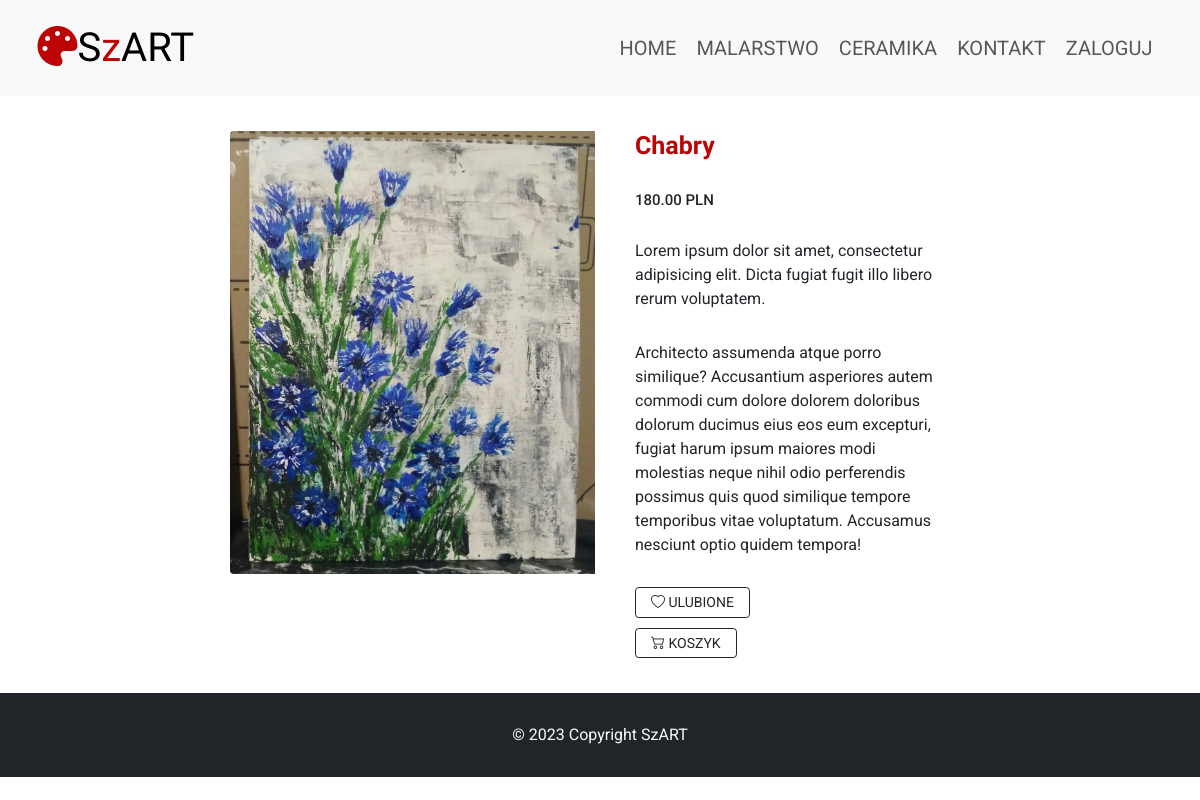
Screenshot of /item/4 with the database file from the repository.
### szartapp/models.py (models this page shows, shortened)
class Product(models.Model):
    TYPE = {
        (0, 'Malarstwo'),
        (1, 'Ceramika'),
    }
    SOLD = {
        (0, 'Kup'),
        (1, 'Zapytaj o podobne')
    }
    title = models.CharField(max_length=64, blank=False, unique=True)
    year = models.PositiveSmallIntegerField(null=True, blank=True)
    short_desc = models.CharField(max_length=128, blank=False, default='')
    description = models.TextField(default="")
    image = models.ImageField(upload_to="images", null=False, blank=False, default='')
    type = models.PositiveSmallIntegerField(default=0, choices=TYPE)
    price = models.DecimalField(max_digits=7, decimal_places=2)
    created = models.DateTimeField(auto_now_add=True)
    sold = models.PositiveSmallIntegerField(default=0, choices=SOLD)

### szartapp/views.py (the view)
# urls.py: path('item/<int:id>', item_response, name='item'),
def item_response(request, id):
    product = get_object_or_404(Product, pk=id)
    liked_products = []
    user_authenticated = False
    if request.user.is_authenticated:
        liked_products = Product.objects.filter(like__like=1, like__user=request.user)
        user_authenticated = True
    return render(request, 'item.html', {'item': product, 'liked_products': liked_products, 'added_to_cart': False, 'user_authenticated': user_authenticated})

### templates/item.html (shortened to what this page needs)
{% extends 'main.html' %}
{% block strona %}
    <div class="container py-5 items">
        <div class="row m-0 align-items-flex-start justify-content-center">
            <div class="p-2 col-md-4">
                <img src="/my_media/{{ item.image }}" alt="{{ item.image }}" class="img-fluid rounded-start">
            </div>
            <div class="p-2 col-md-4">
                {% if item.sold == 0 %}
                    <h3 class="m-5 mt-0 my-color items">{{ item.title }}</h3>
                    <h4 class="m-5 mt-0">{{ item.price }} PLN</h4>
                {% endif %}
                <p class="mt-5 m-5">
                    {{ item.short_desc }}
                </p>
                <p class="mt-5 m-5">
                    {{ item.description }}
                </p>
                <div class="px-5 d-flex align-items-center">
                    <form action="{% url 'add_to_fav' item.id %}" method="POST">
                        {% if user.is_authenticated %}
                            {% if item in liked_products %}
                                <button type="submit" class="btn btn-outline-dark px-4 bi bi-heart-fill" name="action" value="remove"> Ulubione</button>
                            {% else %}
                                <button type="submit" class="btn btn-outline-dark px-4 bi bi-heart" name="action" value="add"> Ulubione</button>
                            {% endif %}
                        {% else %}
                            <button type="submit" class="btn btn-outline-dark px-4 bi bi-heart" name="action" value="add"> Ulubione</button>
                        {% endif %}
                    </form>
                </div>
                <div class="px-5 mt-3 d-flex align-items-center justify-content-between">
                    {% if item.sold == 0 %}
                        <form action="{% url 'add_to_cart' item.id %}" method="POST">
                          <button id="submitBtn" type="submit" class="btn btn-outline-dark px-4 bi bi-cart2"> Koszyk</button>
                        </form>
                    {% endif %}
                </div>
            </div>
        </div>
    </div>
{% endblock %}

### my_static/my_style.css (style rules this page uses)
* { box-sizing: border-box; margin: 0; padding: 0; }
html { font-size: 62.5%; scroll-behavior: smooth; }
body { font-family: 'Roboto',sans-serif; font-size: 1.6rem; }
.my-color { color: rgb(188, 4, 4); }
.items h3 { font-weight: bold; font-family: 'Ysabeau', sans-serif; font-size: 2.5rem; }
.items .btn { font-size: 1.4rem; text-transform: uppercase; }

### rows the page displays
Product: image (picture), title "Chabry", price "180.00", short_desc "Lorem ipsum dolor sit amet, consectetur adipisicing elit. Dicta fugiat fugit illo libero rerum voluptatem.", description "Architecto assumenda atque porro similique? Accusantium asperiores autem commodi cum dolore dolorem doloribus dolorum ducimus eius eos eum excepturi, fugiat harum ipsum maiores modi molestias neque nihil odio perferendis possimus quis quod similique tempore temporibus vitae voluptatum. Accusamus nesciunt optio quidem tempora!"
